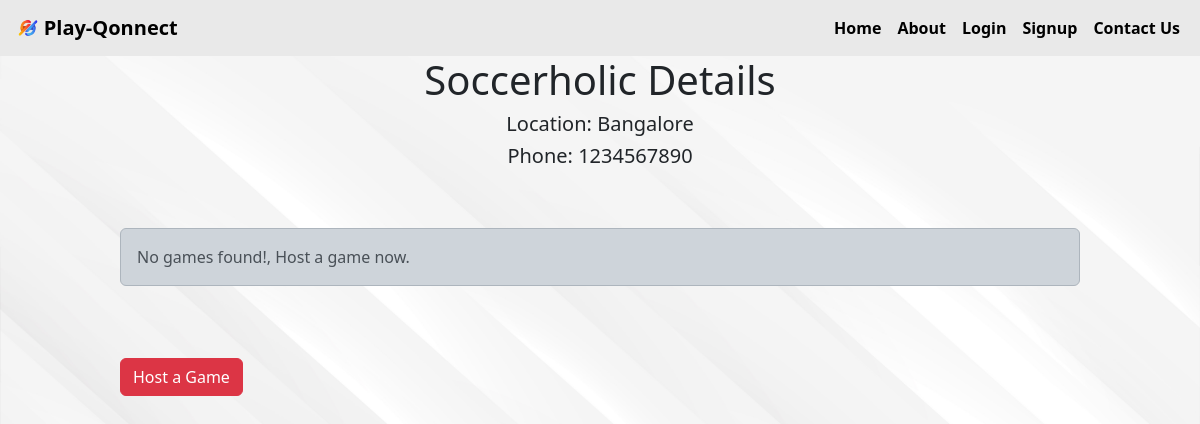
Before: /turf/5 (signed in) with the older database file.
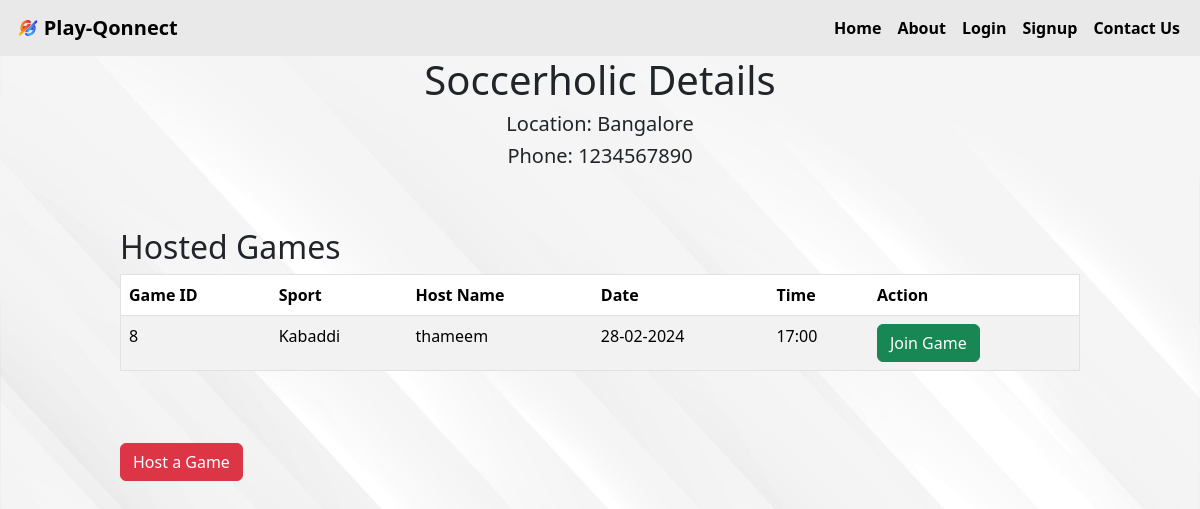
After: the same page with the newer database file.
### app.py (models this page shows)
class Turf(db.Model):
    id = db.Column(db.Integer, primary_key=True)
    turf_name = db.Column(db.String(255), nullable=False)
    turf_location = db.Column(db.String(255), nullable=False)
    turf_phone = db.Column(db.String(15), nullable=True)
    games = db.relationship('Game', backref='turf', lazy=True)
    reviews = db.relationship('TurfReview', backref='turf', lazy=True)

class Game(db.Model):
    id = db.Column(db.Integer, primary_key=True)
    turf_id = db.Column(db.Integer, db.ForeignKey('turf.id'), nullable=False)
    host_name = db.Column(db.String(255), nullable=False)
    host_phone = db.Column(db.String(15), nullable=True)
    game_time = db.Column(db.DateTime, nullable=False)
    sports = db.Column(db.String(50), nullable=False)
    players = db.relationship('Player', backref='game', lazy=True)

### app.py (the view)
@app.route('/turf/<int:turf_id>', methods=['GET', 'POST'])
@login_required
def turf_detail(turf_id):
    turf = Turf.query.get_or_404(turf_id)
    hosted_games = turf.games
    return render_template('turf_detail.html', turf=turf, hosted_games=hosted_games)

### app.py (called while the page is built)
@login_manager.user_loader
def load_user(user_id):
    return User.query.get(int(user_id))

### templates/turf_detail.html (shortened to what this page needs)
{% extends 'layout.html' %} {% block title %} Turf Details {% endblock title %}
{% block body %}
<h1 class="turfhead">{{ turf.turf_name }} Details</h1>
<h5 class="turfhead">Location: {{ turf.turf_location }}</h5>
<h5 class="turfhead">Phone: {{ turf.turf_phone }}</h5>
<div class="turftab">
  {% if hosted_games|length==0 %}
  <div class="alert alert-dark" role="alert">
    No games found!, Host a game now.
  </div>
  {% else %}
  <h2>Hosted Games</h2>
  <table border="1" class="table table-striped">
    <thead>
      <tr>
        <th>Game ID</th>
        <th>Sport</th>
        <th>Host Name</th>
        <th>Date</th>
        <th>Time</th>
        <th>Action</th>
      </tr>
    </thead>
    <tbody>
      {% for game in hosted_games %}
      <tr>
        <td>{{ game.id }}</td>
        <td>{{ game.sports }}</td>
        <td>{{ game.host_name }}</td>
        <td>{{ game.game_time.strftime('%d-%m-%Y') }}</td>
        <td>{{ game.game_time.strftime('%H:%M') }}</td>
        <td>
          <a
            class="btn btn-success"
            href="{{ url_for('join_game', turf_id=turf.id, game_id=game.id) }}"
            >Join Game</a
          >
        </td>
      </tr>
      {% endfor %}
    </tbody>
    {% endif %}
  </table>
  <br />
  {% if current_user.is_authenticated %}
  <a class="btn btn-danger" href="{{ url_for('host_game', turf_id=turf.id) }}"
    >Host a Game</a
  >
  {% endif %} {% endblock body %}

### templates/layout.html (shortened to what this page needs)
<!DOCTYPE html>
<html lang="en">
<head>
    <link rel="stylesheet" href="{{url_for('static',filename='css/style.css')}}">
    <link rel="stylesheet" href="https://maxcdn.bootstrapcdn.com/font-awesome/4.7.0/css/font-awesome.min.css">
    <link href="https://cdn.jsdelivr.net/npm/bootstrap@5.3.2/dist/css/bootstrap.min.css" rel="stylesheet">
</head>
<body>
    <nav
  style="background-image: linear-gradient(180deg, #e9e9e9, #e9e9e9)"
  class="navbar navbar-expand-lg bg-body-tertiary"
>
  <div class="container-fluid">
    <img
      class="logo"
      src="../static/img/8oz_ThlERfq7Dz3ClMQf1w-removebg-preview.png"
      alt=""
    />
    <a
      style="color: rgb(0, 0, 0) !important; font-weight: bold"
      class="navbar-brand"
      href="#"
      >Play-Qonnect</a
    >
    <div class="collapse navbar-collapse" id="navbarNav">
      <ul class="navbar-nav">
        <li class="nav-item">
          <a class="nav-link active" aria-current="page" href="#">Home</a>
        </li>
        <li class="nav-item">
          <a class="nav-link" href="#about">About</a>
        </li>
        <li class="nav-item">
          <a class="nav-link" href="#">Login</a>
        </li>
        <li class="nav-item">
          <a class="nav-link" href="#">Signup</a>
        </li>
        <li class="nav-item">
          <a class="nav-link" href="#contact">Contact Us</a>
        </li>
      </ul>
    </div>
  </div>
</nav>
    {% block body %}
    {% endblock body %}
  </body>
</body>
</html>

### static/css/style.css (style rules this page uses)
body { background-image: url(../img/17580.jpg); background-size: 100% 180%; background-repeat: no-repeat; object-fit: cover; scroll-behavior: smooth; }
.navbar-nav { margin-left: auto; }
.nav-link { font-weight: bold !important; color: black !important; transition: transform 0.1s !important; }
.logo { width: 2.7%; height: 2.7%; }
.turftab { width: 80%; margin: auto; margin-top: 5%; }
.turfhead { text-align: center; }

Changed rows visible on the page:
added Game: id "8", sports "Kabaddi", host_name "thameem", game_time "28-02-2024", game_time "17:00"
Other visible differences:
text no longer shown: "No games found!, Host a game now."
text now shown: "Hosted Games Game ID Sport Host Name Date Time Action"
